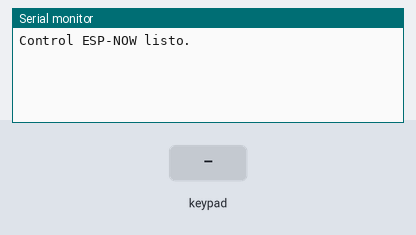
Simulated run of this sketch. Board: ESP32. Parts: the last lines printed to the serial monitor. The inputs (shaded band) are chosen by the test bench.

Above: at 1.2 s.
1.3 s: key '2' pressed
At 2.1 s:
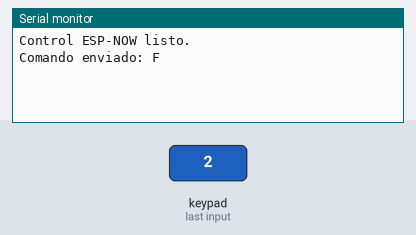
2.8 s: keypad keys 1 3 1 2 1 4 2 7 pressed 0.4 s apart
At 5.06 s:
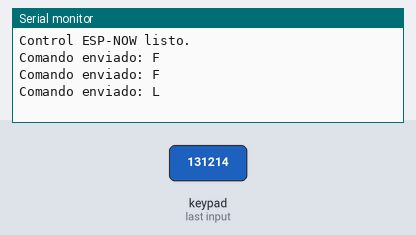
7.5 s: key 'A' pressed
At 8.0 s:
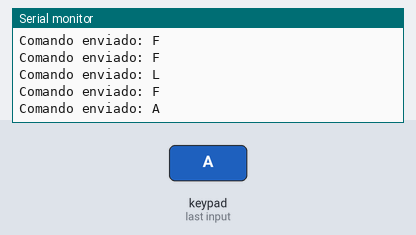
9.0 s: keypad keys 1 3 1 2 1 4 2 7 # pressed 0.4 s apart
At 12.8 s:
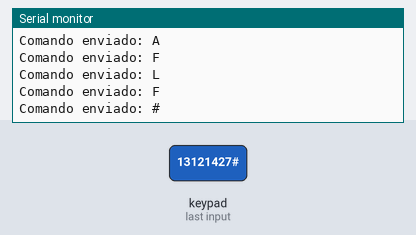
14.1 s: key '5' pressed
At 15.3 s:
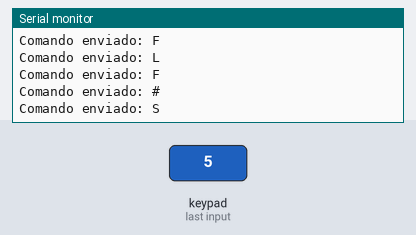
15.6 s: keypad keys 2 6 2 5 3 3 3 2 pressed 0.4 s apart
At 16.26 s:
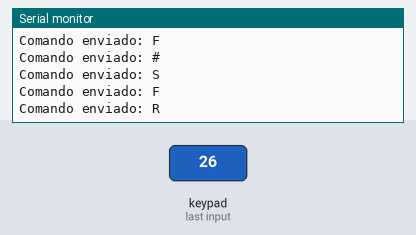

Measured:
- after the input at 1.3 s, the serial monitor: prints a new line at once (image 1)
- after the input at 2.8 s, the serial monitor: prints a new line after 2.0 s (image 2)
- after the input at 7.5 s, the serial monitor: prints a new line at once (image 3)
- after the input at 9.0 s, the serial monitor: prints a new line after 1.2 s (image 4)
- after the input at 14.1 s, the serial monitor: prints a new line at once (image 5)
- after the input at 15.6 s, the serial monitor: prints a new line at once (image 6)

The sketch:

control_remoto.ino
```cpp
#include <esp_now.h>
#include <WiFi.h>
#include <Keypad.h>

// Dirección MAC del ESP32 receptor (Robot Sumo)
uint8_t macRobot[] = {0xD4, 0xE9, 0xF4, 0xE2, 0xF1, 0x24};

const byte FILAS = 4;
const byte COLUMNAS = 4;
char teclas[FILAS][COLUMNAS] = {
  {'1', '2', '3', 'A'}, // '2'=Adelante, 'A'=Modo Manual
  {'4', '5', '6', 'B'}, // '4'=Izq, '5'=Stop, '6'=Der, 'B'=Automático + Activar BT
  {'7', '8', '9', 'C'}, // '8'=Atrás, 'C'=Habilitar/Arrancar movimiento
  {'*', '0', '#', 'D'}  // '#'=Activar BT directo en Modo Manual
};

byte pinesFilas[FILAS] = {13, 12, 14, 27};
byte pinesColumnas[COLUMNAS] = {26, 25, 33, 32};

Keypad teclado = Keypad(makeKeymap(teclas), pinesFilas, pinesColumnas, FILAS, COLUMNAS);

typedef struct struct_message {
  char comando;
} struct_message;

struct_message datosEnviar;
esp_now_peer_info_t peerInfo;

void setup() {
  Serial.begin(115200);
  WiFi.mode(WIFI_STA);

  if (esp_now_init() != ESP_OK) {
    Serial.println("Error iniciando ESP-NOW");
    return;
  }

  memcpy(peerInfo.peer_addr, macRobot, 6);
  peerInfo.channel = 0;
  peerInfo.encrypt = false;
  esp_now_add_peer(&peerInfo);

  Serial.println("Control ESP-NOW listo.");
}

void loop() {
  char tecla = teclado.getKey();

  if (tecla) {
    char cmdTraducido = 0;
    switch (tecla) {
      case '2': cmdTraducido = 'F'; break; // Adelante
      case '8': cmdTraducido = 'B'; break; // Atrás
      case '4': cmdTraducido = 'L'; break; // Izquierda
      case '6': cmdTraducido = 'R'; break; // Derecha
      case '5':
      case '0': cmdTraducido = 'S'; break; // Detener
      case 'A': cmdTraducido = 'A'; break; // Modo Manual
      case 'B': cmdTraducido = 'X'; break; // Automático + BT
      case 'C': cmdTraducido = 'C'; break; // Habilitar movimiento del robot
      case '#': cmdTraducido = '#'; break; // Activar BT directo
    }

    if (cmdTraducido != 0) {
      datosEnviar.comando = cmdTraducido;
      esp_now_send(macRobot, (uint8_t *) &datosEnviar, sizeof(datosEnviar));
      Serial.print("Comando enviado: ");
      Serial.println(cmdTraducido);
    }
  }
}
```
